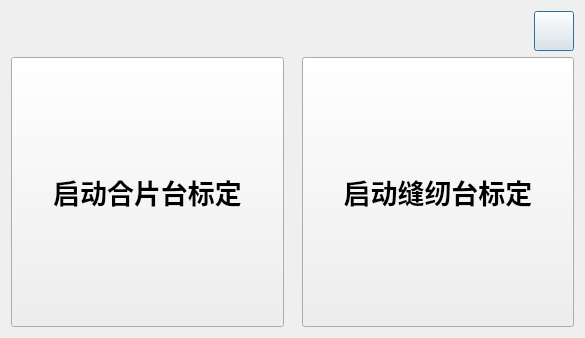
<?xml version="1.0" encoding="UTF-8"?>
<ui version="4.0">
 <class>HeadEyeDialog</class>
 <widget class="QDialog" name="HeadEyeDialog">
  <property name="geometry">
   <rect>
    <x>0</x>
    <y>0</y>
    <width>585</width>
    <height>338</height>
   </rect>
  </property>
  <property name="windowTitle">
   <string>HeadEyeDialog</string>
  </property>
  <layout class="QGridLayout" name="gridLayout_2">
   <item row="0" column="1">
    <widget class="WinCloseButton" name="closeBtn">
     <property name="minimumSize">
      <size>
       <width>40</width>
       <height>40</height>
      </size>
     </property>
     <property name="maximumSize">
      <size>
       <width>40</width>
       <height>40</height>
      </size>
     </property>
     <property name="text">
      <string/>
     </property>
    </widget>
   </item>
   <item row="1" column="0" colspan="2">
    <layout class="QGridLayout" name="gridLayout">
     <property name="horizontalSpacing">
      <number>18</number>
     </property>
     <property name="verticalSpacing">
      <number>6</number>
     </property>
     <item row="0" column="0">
      <widget class="InteractiveButtonBase" name="composerMachineBtn">
       <property name="sizePolicy">
        <sizepolicy hsizetype="Minimum" vsizetype="Preferred">
         <horstretch>0</horstretch>
         <verstretch>0</verstretch>
        </sizepolicy>
       </property>
       <property name="font">
        <font>
         <pointsize>20</pointsize>
         <weight>75</weight>
         <bold>true</bold>
        </font>
       </property>
       <property name="text">
        <string>启动合片台标定</string>
       </property>
       <property name="icon">
        <iconset resource="../resource/hmi.qrc">
         <normaloff>:/m_icon/icon/compose.svg</normaloff>:/m_icon/icon/compose.svg</iconset>
       </property>
       <property name="iconSize">
        <size>
         <width>50</width>
         <height>50</height>
        </size>
       </property>
      </widget>
     </item>
     <item row="0" column="1">
      <widget class="InteractiveButtonBase" name="sewingMachineBtn">
       <property name="sizePolicy">
        <sizepolicy hsizetype="Minimum" vsizetype="Preferred">
         <horstretch>0</horstretch>
         <verstretch>0</verstretch>
        </sizepolicy>
       </property>
       <property name="font">
        <font>
         <pointsize>20</pointsize>
         <weight>75</weight>
         <bold>true</bold>
        </font>
       </property>
       <property name="text">
        <string>启动缝纫台标定</string>
       </property>
       <property name="icon">
        <iconset resource="../resource/hmi.qrc">
         <normaloff>:/m_icon/icon/sewing.svg</normaloff>:/m_icon/icon/sewing.svg</iconset>
       </property>
       <property name="iconSize">
        <size>
         <width>50</width>
         <height>50</height>
        </size>
       </property>
      </widget>
     </item>
    </layout>
   </item>
   <item row="0" column="0">
    <spacer name="horizontalSpacer">
     <property name="orientation">
      <enum>Qt::Horizontal</enum>
     </property>
     <property name="sizeHint" stdset="0">
      <size>
       <width>472</width>
       <height>20</height>
      </size>
     </property>
    </spacer>
   </item>
  </layout>
 </widget>
 <customwidgets>
  <customwidget>
   <class>WinCloseButton</class>
   <extends>QPushButton</extends>
   <header>syt_btn/winclosebutton.h</header>
  </customwidget>
  <customwidget>
   <class>InteractiveButtonBase</class>
   <extends>QPushButton</extends>
   <header>syt_btn/interactivebuttonbase.h</header>
  </customwidget>
 </customwidgets>
 <resources>
  <include location="../resource/hmi.qrc"/>
 </resources>
 <connections/>
</ui>
